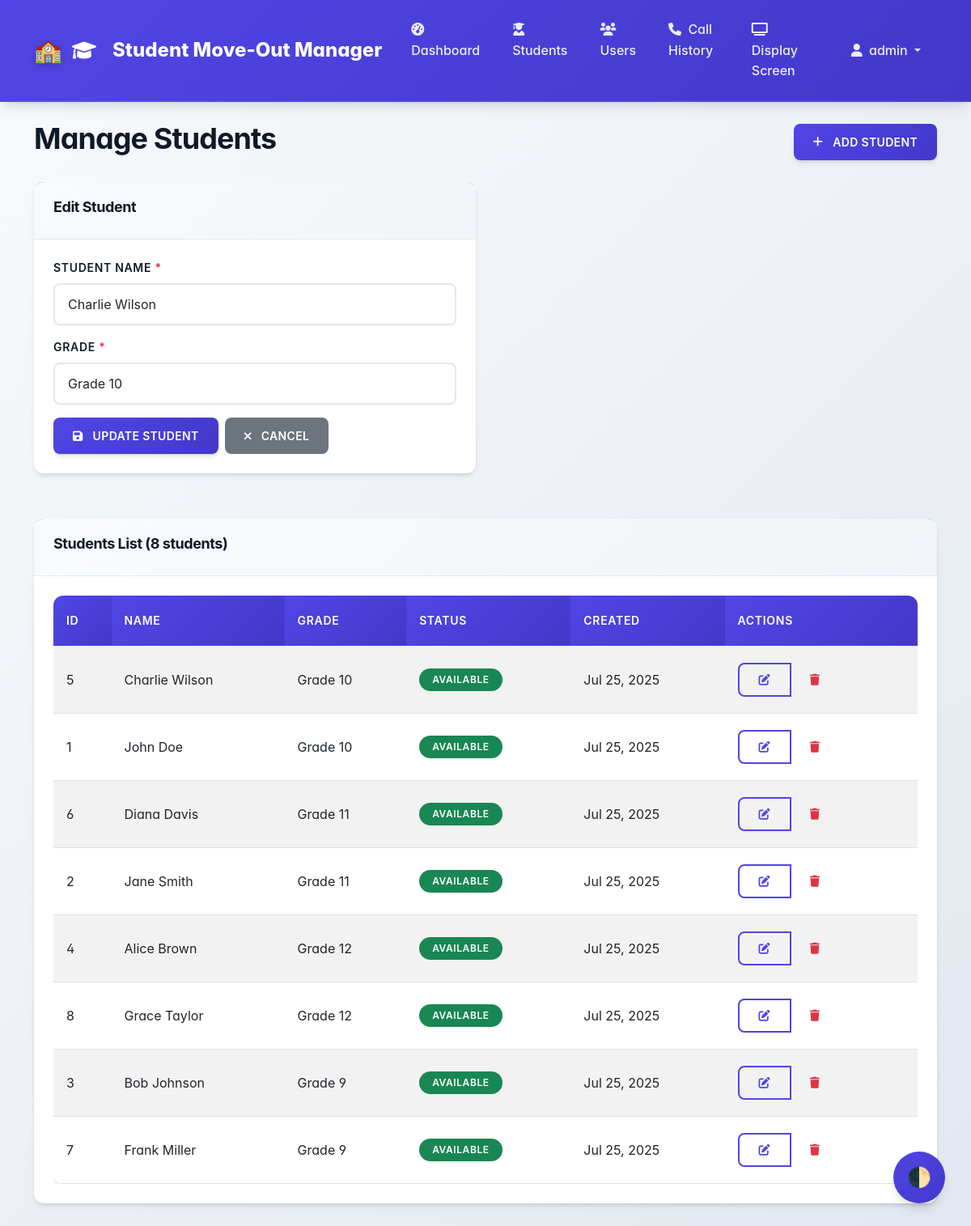
The page /admin/students.php?action=edit&id=5 (signed in) on the database its author committed.
### tables this page shows
CREATE TABLE students (
    id INT PRIMARY KEY AUTO_INCREMENT,
    name VARCHAR(100) NOT NULL,
    grade VARCHAR(20) NOT NULL,
    status ENUM('active', 'inactive') DEFAULT 'active',
    created_at TIMESTAMP DEFAULT CURRENT_TIMESTAMP,
    updated_at TIMESTAMP DEFAULT CURRENT_TIMESTAMP ON UPDATE CURRENT_TIMESTAMP,
    INDEX idx_name (name),
    INDEX idx_grade (grade),
    INDEX idx_status (status)
);

### includes/Database.php (called while the page is built, shortened)
<?php
class Database {
    private static $instance = null;
    private $connection;
    private $config;
    private function __construct() {
        $configPath = __DIR__ . '/../config/config.php';
        $this->config = require $configPath;
    }
    public static function getInstance() {
        if (self::$instance === null) {
            self::$instance = new self();
        }
        return self::$instance;
    }
    private function connect() {
        try {
            $dbConfig = $this->config['database'];
            $dsn = "mysql:host={$dbConfig['host']};dbname={$dbConfig['database']};charset={$dbConfig['charset']}";
            $this->connection = new PDO($dsn,
                $dbConfig['username'],
                $dbConfig['password'],
                [
                    PDO::ATTR_ERRMODE => PDO::ERRMODE_EXCEPTION,
                    PDO::ATTR_DEFAULT_FETCH_MODE => PDO::FETCH_ASSOC,
                    PDO::ATTR_EMULATE_PREPARES => false
                ]
            );
        } catch (PDOException $e) {
            die("Database connection failed: " . $e->getMessage());
        } catch (Exception $e) {
            die("Configuration error: " . $e->getMessage());
        }
    }
    public function prepare($sql) {
        return $this->connection->prepare($sql);
    }
}

### config/config.php (called while the page is built)
<?php
return [
    'database' => [
        'host' => 'mysql-3404f80f-brianeugene851-bf63.c.aivencloud.com',
        'port' => 27843,
        'username' => 'avnadmin',
        'password' => 'YOUR_AIVEN_PASSWORD',
        'database' => 'defaultdb',
        'charset' => 'utf8mb4'
    ],
    'session' => [
        'timeout' => 3600,
        'name' => 'STUDENT_MOVEOUT_SESSION'
    ],
    'security' => [
        'csrf_token_name' => 'csrf_token',
        'password_min_length' => 6
    ],
    'app' => [
        'name' => 'Student Move-Out Manager',
        'version' => '1.0.0',
        'timezone' => 'America/New_York',
        'call_duration_minutes' => 5
    ]
];

### includes/Student.php (called while the page is built, shortened)
<?php
class Student {
    private $db;
    public function __construct() {
        $this->db = Database::getInstance();
    }
    public function getAll($limit = null, $offset = 0) {
        $sql = "SELECT * FROM students WHERE status = 'active' ORDER BY grade, name";
        if ($limit) {
            $sql .= " LIMIT ? OFFSET ?";
            $stmt = $this->db->prepare($sql);
            $stmt->execute([$limit, $offset]);
        } else {
            $stmt = $this->db->prepare($sql);
            $stmt->execute();
        }
        return $stmt->fetchAll();
    }
    public function getById($id) {
        $stmt = $this->db->prepare("SELECT * FROM students WHERE id = ? AND status = 'active'");
        $stmt->execute([$id]);
        return $stmt->fetch();
    }
    public function isCalled($studentId) {
        $stmt = $this->db->prepare("
            SELECT COUNT(*) as count FROM calls
            WHERE student_id = ? AND expires_at > NOW()
        ");
        $stmt->execute([$studentId]);
        $result = $stmt->fetch();
        return $result['count'] > 0;
    }
}

### admin/students.php (the view, shortened to what this page needs)
<?php
$student = new Student();
$currentAction = $_GET['action'] ?? 'list';
$editStudent = null;
if ($currentAction === 'edit' && isset($_GET['id'])) {
    $editStudent = $student->getById((int)$_GET['id']);
}
$students = $student->getAll();
include 'includes/header.php';
?>
<div class="container mt-4">
    <div class="row">
        <div class="col-md-12">
            <div class="d-flex justify-content-between align-items-center mb-4">
                <h1>Manage Students</h1>
                <a href="?action=add" class="btn btn-primary">
                    <i class="fas fa-plus me-1"></i>
                    Add Student
                </a>
            </div>
        </div>
    </div>
    <?php if ($currentAction === 'add' || $currentAction === 'edit'): ?>
        <div class="row">
            <div class="col-md-6">
                <div class="card">
                    <div class="card-header">
                        <h5><?php echo $currentAction === 'edit' ? 'Edit Student' : 'Add New Student'; ?></h5>
                    </div>
                    <div class="card-body">
                        <form method="POST" data-validate>
                            <div class="form-group mb-3">
                                <label for="name" class="form-label">Student Name <span class="text-danger">*</span></label>
                                <input type="text"
                                       class="form-control"
                                       id="name"
                                       name="name"
                                       value="<?php echo htmlspecialchars($editStudent['name'] ?? ''); ?>"
                                       required
                                       maxlength="100">
                            </div>
                            <div class="form-group mb-3">
                                <label for="grade" class="form-label">Grade <span class="text-danger">*</span></label>
                                <input type="text"
                                       class="form-control"
                                       id="grade"
                                       name="grade"
                                       value="<?php echo htmlspecialchars($editStudent['grade'] ?? ''); ?>"
                                       required
                                       maxlength="20"
                                       placeholder="e.g., Grade 10, Grade 11">
                            </div>
                            <div class="d-flex gap-2">
                                <button type="submit" class="btn btn-primary">
                                    <i class="fas fa-save me-1"></i>
                                    <?php echo $currentAction === 'edit' ? 'Update Student' : 'Add Student'; ?>
                                </button>
                                <a href="students.php" class="btn btn-secondary">
                                    <i class="fas fa-times me-1"></i>
                                    Cancel
                                </a>
                            </div>
                        </form>
                    </div>
                </div>
            </div>
        </div>
    <?php endif; ?>
    <div class="row mt-4">
        <div class="col-md-12">
            <div class="card">
                <div class="card-header">
                    <h5>Students List (<?php echo count($students); ?> students)</h5>
                </div>
                <div class="card-body">
                    <?php if ($students): ?>
                        <div class="table-responsive">
                            <table class="table table-striped">
                                <thead>
                                    <tr>
                                        <th>ID</th>
                                        <th>Name</th>
                                        <th>Grade</th>
                                        <th>Status</th>
                                        <th>Created</th>
                                        <th>Actions</th>
                                    </tr>
                                </thead>
                                <tbody>
                                    <?php foreach ($students as $studentRecord): ?>
                                        <tr>
                                            <td><?php echo $studentRecord['id']; ?></td>
                                            <td><?php echo htmlspecialchars($studentRecord['name']); ?></td>
                                            <td><?php echo htmlspecialchars($studentRecord['grade']); ?></td>
                                            <td>
                                                <?php if ($student->isCalled($studentRecord['id'])): ?>
                                                    <span class="badge bg-warning">Called</span>
                                                <?php else: ?>
                                                    <span class="badge bg-success">Available</span>
                                                <?php endif; ?>
                                            </td>
                                            <td><?php echo date('M j, Y', strtotime($studentRecord['created_at'])); ?></td>
                                            <td>
                                                <div class="btn-group btn-group-sm" role="group">
                                                    <a href="?action=edit&id=<?php echo $studentRecord['id']; ?>"
                                                       class="btn btn-outline-primary">
                                                        <i class="fas fa-edit"></i>
                                                    </a>
                                                    <button type="button"
                                                            class="btn btn-outline-danger"
                                                            onclick="deleteStudent(<?php echo $studentRecord['id']; ?>, '<?php echo htmlspecialchars($studentRecord['name']); ?>')">
                                                        <i class="fas fa-trash"></i>
                                                    </button>
                                                </div>
                                            </td>
                                        </tr>
                                    <?php endforeach; ?>
                                </tbody>
                            </table>
                        </div>
                    <?php endif; ?>
                </div>
            </div>
        </div>
    </div>
</div>
<?php include 'includes/footer.php'; ?>

### assets/css/style.css (style rules this page uses)
:root { --primary-color: #4f46e5; --primary-hover: #4338ca; --secondary-color: #6b7280; --success-color: #059669; --danger-color: #dc2626; --warning-color: #d97706; --info-color: #0284c7; --light-color: #f9fafb; --dark-color: #111827; --border-color: #e5e7eb; --text-muted: #6b7280; --shadow-sm: 0 1px 2px 0 rgb(0 0 0 / 0.05); --shadow-md: 0 4px 6px -1px rgb(0 0 0 / 0.1), 0 2px 4px -2px rgb(0 0 0 / 0.1); --shadow-lg: 0 10px 15px -3px rgb(0 0 0 / 0.1), 0 4px 6px -4px rgb(0 0 0 / 0.1); --shadow-xl: 0 20px 25px -5px rgb(0 0 0 / 0.1), 0 8px 10px -6px rgb(0 0 0 / 0.1); --border-radius: 0.5rem; --border-radius-lg: 0.75rem; --transition: all 0.2s cubic-bezier(0.4, 0, 0.2, 1); --transition-slow: all 0.3s cubic-bezier(0.4, 0, 0.2, 1); }
*, *::before, *::after { box-sizing: border-box; margin: 0; padding: 0; }
body { font-family: 'Inter', -apple-system, BlinkMacSystemFont, "Segoe UI", Roboto, "Helvetica Neue", Arial, sans-serif; line-height: 1.6; color: var(--dark-color); background: linear-gradient(135deg, #f8fafc 0%, #e2e8f0 100%); min-height: 100vh; font-feature-settings: 'cv02', 'cv03', 'cv04', 'cv11'; -webkit-font-smoothing: antialiased; -moz-osx-font-smoothing: grayscale; }
h1, h2, h3, h4, h5, h6 { font-weight: 700; line-height: 1.2; letter-spacing: -0.025em; }
h1 { font-size: 2.25rem; }
h5 { font-size: 1.125rem; }
.card { border: none; border-radius: var(--border-radius-lg); box-shadow: var(--shadow-md); transition: var(--transition-slow); margin-bottom: 2rem; background: white; overflow: hidden; position: relative; }
.card::before { content: ''; position: absolute; top: 0; left: 0; right: 0; height: 4px; background: linear-gradient(90deg, var(--primary-color), var(--info-color), var(--success-color)); }
.card-header { background: linear-gradient(135deg, var(--light-color) 0%, #f1f5f9 100%); border-bottom: 1px solid var(--border-color); font-weight: 600; color: var(--dark-color); padding: 1.25rem 1.5rem; position: relative; }
.card-body { padding: 1.5rem; }
.btn { border-radius: var(--border-radius); font-weight: 600; transition: var(--transition); border: none; padding: 0.75rem 1.5rem; font-size: 0.875rem; letter-spacing: 0.025em; position: relative; overflow: hidden; text-transform: uppercase; display: inline-flex; align-items: center; gap: 0.5rem; }
.btn::before { content: ''; position: absolute; top: 0; left: -100%; width: 100%; height: 100%; background: linear-gradient(90deg, transparent, rgba(255, 255, 255, 0.3), transparent); transition: left 0.5s; }
.btn-primary { background: linear-gradient(135deg, var(--primary-color) 0%, var(--primary-hover) 100%); color: white; box-shadow: var(--shadow-md); }
.btn-outline-primary { border: 2px solid var(--primary-color); color: var(--primary-color); background: transparent; }
.form-control, .form-select { border: 2px solid var(--border-color); border-radius: var(--border-radius); transition: var(--transition); padding: 0.75rem 1rem; font-size: 1rem; background: white; box-shadow: var(--shadow-sm); }
.form-group { margin-bottom: 1.5rem; }
.form-label { font-weight: 600; color: var(--dark-color); margin-bottom: 0.5rem; display: block; font-size: 0.875rem; text-transform: uppercase; letter-spacing: 0.05em; }
.table { background: white; border-radius: var(--border-radius-lg); overflow: hidden; box-shadow: var(--shadow-md); margin-bottom: 0; }
.table thead th { background: linear-gradient(135deg, var(--primary-color) 0%, var(--primary-hover) 100%); color: white; border: none; font-weight: 600; padding: 1.25rem 1rem; text-transform: uppercase; letter-spacing: 0.05em; font-size: 0.875rem; }
.table tbody td { padding: 1.25rem 1rem; border-top: 1px solid var(--border-color); vertical-align: middle; transition: var(--transition); }
.table tbody tr { transition: var(--transition); }
.badge { padding: 0.5rem 1rem; border-radius: 9999px; font-weight: 600; font-size: 0.75rem; text-transform: uppercase; letter-spacing: 0.05em; }

### rows shown on the page
students: name "Charlie Wilson", grade "Grade 10", id "5", shows "AVAILABLE", created_at "Jul 25, 2025"
students: id "1", name "John Doe", grade "Grade 10", shows "AVAILABLE", created_at "Jul 25, 2025"
students: id "6", name "Diana Davis", grade "Grade 11", shows "AVAILABLE", created_at "Jul 25, 2025"
students: id "2", name "Jane Smith", grade "Grade 11", shows "AVAILABLE", created_at "Jul 25, 2025"
students: id "4", name "Alice Brown", grade "Grade 12", shows "AVAILABLE", created_at "Jul 25, 2025"
students: id "8", name "Grace Taylor", grade "Grade 12", shows "AVAILABLE", created_at "Jul 25, 2025"
students: id "3", name "Bob Johnson", grade "Grade 9", shows "AVAILABLE", created_at "Jul 25, 2025"
students: id "7", name "Frank Miller", grade "Grade 9", shows "AVAILABLE", created_at "Jul 25, 2025"

### other values the page prints
$user['username'] "admin"
count($students) "8"
